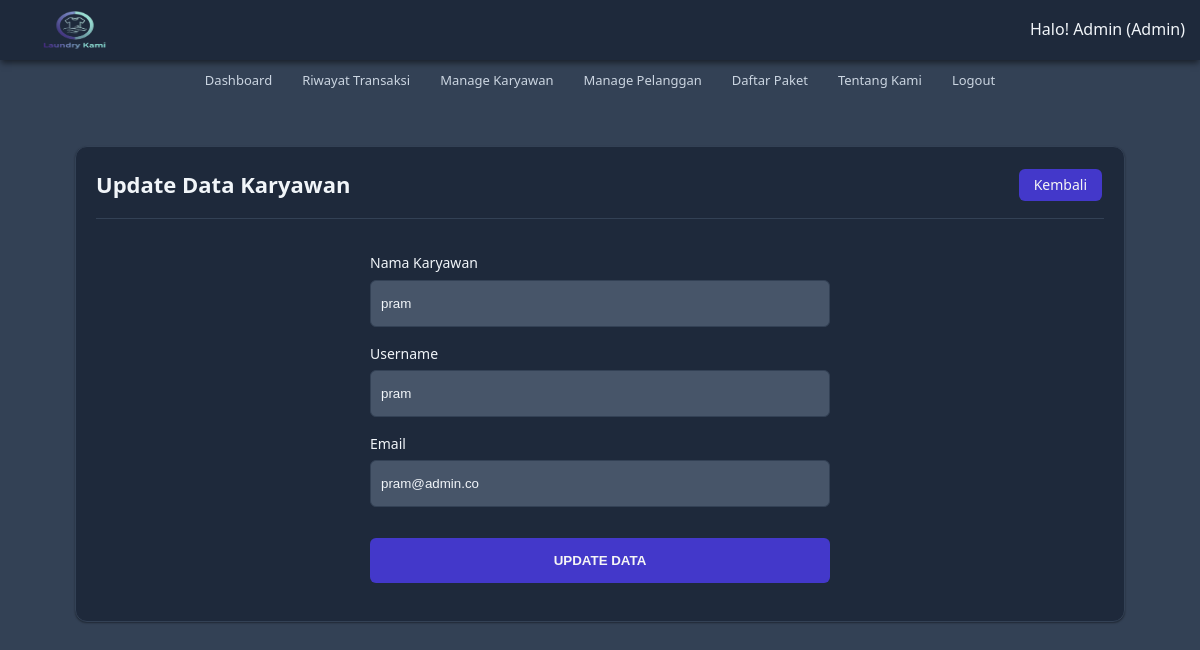
The page /karyawan/edit.php?id_user=13 (signed in) on the database as committed earlier.
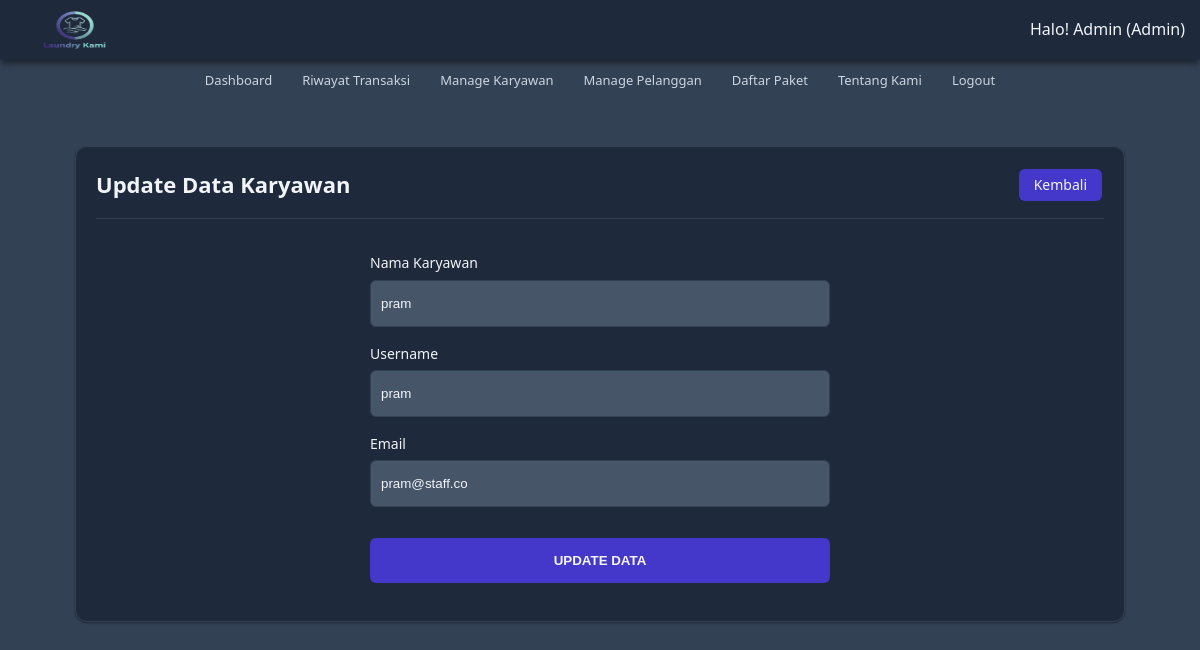
The same page on the database as committed later.
### tables this page shows
CREATE TABLE `master` (
  `id_user` int(11) NOT NULL AUTO_INCREMENT,
  `nama` varchar(100) NOT NULL,
  `email` varchar(100) NOT NULL,
  `username` varchar(20) NOT NULL,
  `password` varchar(255) NOT NULL,
  `level` enum('Admin','Karyawan') NOT NULL DEFAULT 'Karyawan',
  PRIMARY KEY (`id_user`)
);

### src/_functions.php (called while the page is built, shortened)
<?php
$host = "db";
$user = "user_db";
$pass = "password_db";
$db = "laundry_app";
$koneksi = mysqli_connect($host, $user, $pass, $db);
function query($query)
{
    global $koneksi;
    $result = mysqli_query($koneksi, $query);
    $rows = [];
    while ($row = mysqli_fetch_assoc($result)) {
        $rows[] = $row;
    }
    return $rows;
}

### src/karyawan/edit.php (the view, shortened to what this page needs)
<?php
require_once('../_header.php');
$id_user = $_GET['id_user'];
$update = query("SELECT * FROM master WHERE id_user='$id_user'")[0];
?>
<div id="tambah_karyawan" class="main-content">
	<div class="container">
		<div class="baris">
			<div class="col mt-2">
				<div class="card">
					<div class="card-title card-flex">
						<div class="card-col">
							<h2>Update Data Karyawan</h2>
						</div>
						<div class="card-col txt-right">
							<a href="karyawan.php" class="btn-xs bg-primary" style="color: whitesmoke;">Kembali</a>
						</div>
					</div>
					<div class="card-body">
						<form action="" method="post" class="form-input">
							<div class="form-grup">
								<label for="nama">Nama Karyawan</label>
								<input type="text" name="nama" placeholder="Nama lengkap" autocomplete="off" id="nama" value="<?= $update['nama'] ?>">
							</div>
							<div class="form-grup">
								<label for="username">Username</label>
								<input type="text" name="username" placeholder="Username" autocomplete="off" id="username" value="<?= $update['username'] ?>">
							</div>
							<div class="form-grup">
								<label for="email">Email</label>
								<input type="text" name="email" placeholder="Email" autocomplete="off" id="email" value="<?= $update['email'] ?>">
							</div>
							<div class="form-grup ">
								<button type="submit" class="mt-1" name="update" style="color: whitesmoke;">Update Data</button>
							</div>
						</form>
					</div>
				</div>
			</div>
		</div>
	</div>
</div>

Rows that differ between the two databases and show on the page:
changed master "pram": email "pram@admin.co" → "pram@staff.co"
